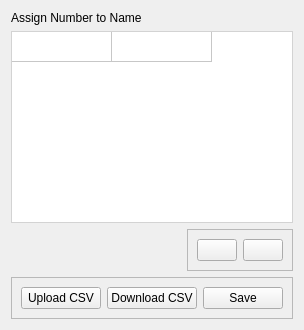
                <widget class="QWidget" name="userListSectionPage">
                 <layout class="QVBoxLayout" name="verticalLayout_9">
                  <item>
                   <widget class="QLabel" name="label_2">
                    <property name="text">
                     <string>Assign Number to Name</string>
                    </property>
                   </widget>
                  </item>
                  <item>
                   <widget class="QTableWidget" name="tableWidget">
                    <property name="cursor" stdset="0">
                     <cursorShape>UpArrowCursor</cursorShape>
                    </property>
                    <property name="styleSheet">
                     <string notr="true">QTableWidget {
border: 1px solid lightgrey;
}</string>
                    </property>
                    <attribute name="horizontalHeaderVisible">
                     <bool>false</bool>
                    </attribute>
                    <attribute name="verticalHeaderVisible">
                     <bool>false</bool>
                    </attribute>
                    <row>
                     <property name="text">
                      <string>1</string>
                     </property>
                    </row>
                    <column>
                     <property name="text">
                      <string>Number</string>
                     </property>
                    </column>
                    <column>
                     <property name="text">
                      <string>Name</string>
                     </property>
                    </column>
                   </widget>
                  </item>
                  <item alignment="Qt::AlignRight">
                   <widget class="QFrame" name="frame_3">
                    <property name="styleSheet">
                     <string notr="true">QPushButton {
background: none;
}</string>
                    </property>
                    <property name="frameShape">
                     <enum>QFrame::StyledPanel</enum>
                    </property>
                    <property name="frameShadow">
                     <enum>QFrame::Raised</enum>
                    </property>
                    <layout class="QHBoxLayout" name="horizontalLayout_13">
                     <item>
                      <widget class="QPushButton" name="addRowButton">
                       <property name="text">
                        <string/>
                       </property>
                       <property name="icon">
                        <iconset resource="../resources.qrc">
                         <normaloff>:/icons/images/icons/icon-plus-yellow.png</normaloff>:/icons/images/icons/icon-plus-yellow.png</iconset>
                       </property>
                       <property name="iconSize">
                        <size>
                         <width>30</width>
                         <height>30</height>
                        </size>
                       </property>
                      </widget>
                     </item>
                     <item>
                      <widget class="QPushButton" name="removeRowButton">
                       <property name="text">
                        <string/>
                       </property>
                       <property name="icon">
                        <iconset resource="../resources.qrc">
                         <normaloff>:/icons/images/icons/icon-minus-yellow.png</normaloff>:/icons/images/icons/icon-minus-yellow.png</iconset>
                       </property>
                       <property name="iconSize">
                        <size>
                         <width>30</width>
                         <height>30</height>
                        </size>
                       </property>
                      </widget>
                     </item>
                    </layout>
                   </widget>
                  </item>
                  <item>
                   <widget class="QFrame" name="frame_2">
                    <property name="frameShape">
                     <enum>QFrame::StyledPanel</enum>
                    </property>
                    <property name="frameShadow">
                     <enum>QFrame::Raised</enum>
                    </property>
                    <layout class="QHBoxLayout" name="horizontalLayout_7">
                     <item>
                      <widget class="QPushButton" name="uploadCSVButton">
                       <property name="cursor">
                        <cursorShape>PointingHandCursor</cursorShape>
                       </property>
                       <property name="text">
                        <string>Upload CSV</string>
                       </property>
                      </widget>
                     </item>
                     <item>
                      <widget class="QPushButton" name="downloadCSVButton">
                       <property name="cursor">
                        <cursorShape>PointingHandCursor</cursorShape>
                       </property>
                       <property name="text">
                        <string>Download CSV</string>
                       </property>
                      </widget>
                     </item>
                     <item>
                      <widget class="QPushButton" name="saveAssignNumberTableButton">
                       <property name="cursor">
                        <cursorShape>PointingHandCursor</cursorShape>
                       </property>
                       <property name="text">
                        <string>Save</string>
                       </property>
                      </widget>
                     </item>
                    </layout>
                   </widget>
                  </item>
                 </layout>
                </widget>
